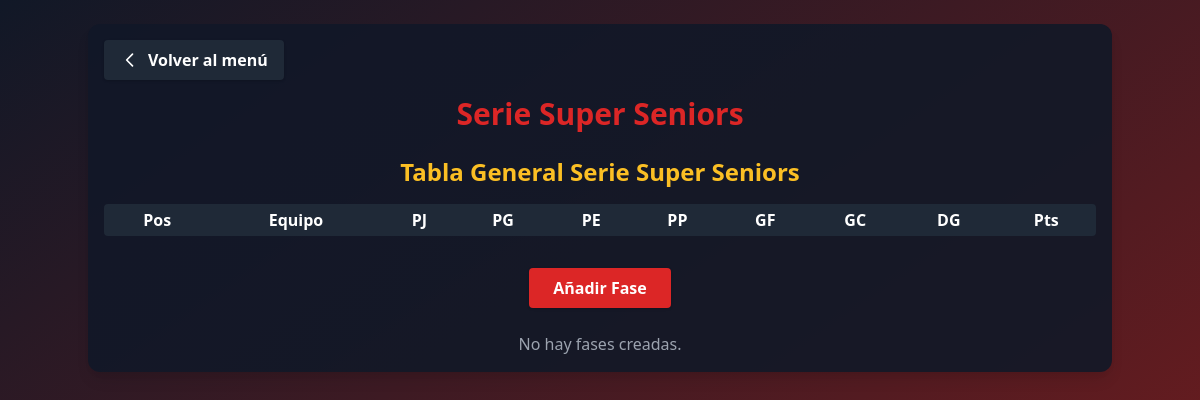
The app's page /menu/serie_super_seniors/, older data.
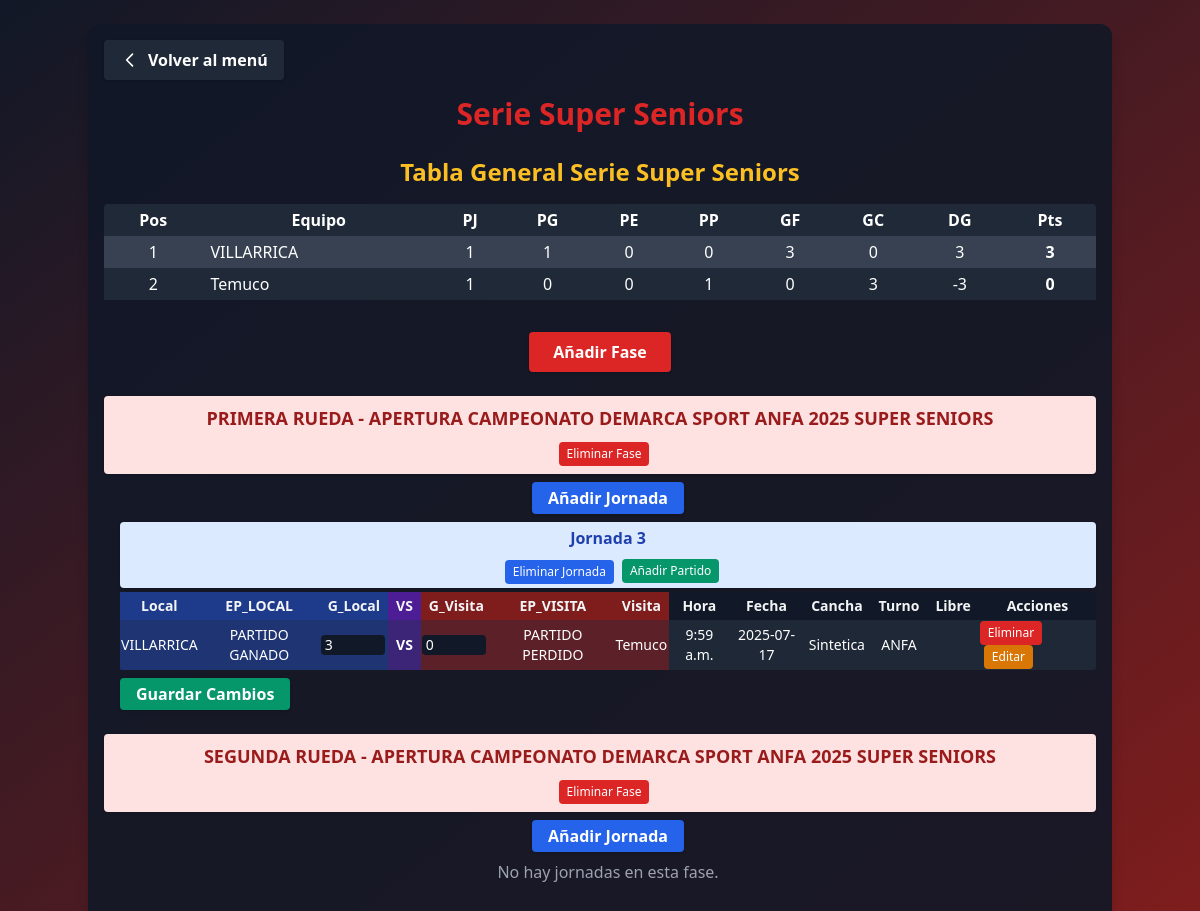
The same page, newer data.
### app_main/models.py (models this page shows, shortened)
class Clubes(models.Model):
    club = models.CharField(max_length=100, unique=True)
    super_seniors = models.BooleanField(default=False)
    seniors = models.BooleanField(default=False)
    honor = models.BooleanField(default=False)
    segunda_honor = models.BooleanField(default=False)
    juveniles = models.BooleanField(default=False)
    primera_infantil = models.BooleanField(default=False)
    segunda_infantil = models.BooleanField(default=False)
    tercera_infantil = models.BooleanField(default=False)
    femenino = models.BooleanField(default=False)
    def __str__(self):
        return self.club

class Fase(models.Model):
    nombre = models.CharField(max_length=100, unique=True)

class Jornada(models.Model):
    fase = models.ForeignKey(Fase, on_delete=models.CASCADE, related_name='jornadas')
    nombre = models.CharField(max_length=100)

class SerieSuperSeniors(models.Model):
    ESTADO_PARTIDO_CHOICES = [
        ('PARTIDO GANADO', 'PARTIDO GANADO'),
        ('PARTIDO EMPATADO', 'PARTIDO EMPATADO'),
        ('PARTIDO PERDIDO', 'PARTIDO PERDIDO'),
    ]
    jornada = models.ForeignKey(Jornada, on_delete=models.CASCADE, related_name='partidos_super_seniors')
    equipo_local = models.ForeignKey('Clubes', on_delete=models.CASCADE, related_name='partidos_local_super_seniors')
    estado_partido_local = models.CharField(max_length=50, choices=ESTADO_PARTIDO_CHOICES)
    goles_local = models.PositiveSmallIntegerField()
    goles_visita = models.PositiveSmallIntegerField()
    estado_partido_visita = models.CharField(max_length=50, choices=ESTADO_PARTIDO_CHOICES)
    equipo_visita = models.ForeignKey('Clubes', on_delete=models.CASCADE, related_name='partidos_visita_super_seniors')
    horario = models.TimeField(null=True, blank=True)
    fecha = models.DateField(null=True, blank=True)
    cancha = models.CharField(max_length=100, blank=True, default="")
    turno = models.CharField(max_length=50)
    libre = models.CharField(max_length=100, blank=True, default="")

### app_main/views.py (the view, shortened to what this page needs)
# urls.py: path('serie_super_seniors/', views.serie_super_seniors, name='serie_super_seniors'),
def serie_super_seniors(request):
    fases = Fase.objects.filter(nombre__icontains="SUPER SENIORS").prefetch_related('jornadas__partidos_super_seniors')
    clubes = Clubes.objects.all()
    jornadas = Jornada.objects.all()
    tablero_general = calcular_tablero_general_super_seniors()
    return render(request, 'serie_super_seniors.html', {
        'fases': fases,
        'clubes': clubes,
        'jornadas': jornadas,
        'estado_choices': SerieSuperSeniors.ESTADO_PARTIDO_CHOICES,
        'tablero_general': tablero_general,
    })

### app_main/templates/serie_super_seniors.html (shortened to what the changed rows need)
<!DOCTYPE html>
<html>
<head>
    <link href="https://cdn.jsdelivr.net/npm/tailwindcss@2.2.19/dist/tailwind.min.css" rel="stylesheet"/>
</head>
<body class="bg-gradient-to-br from-gray-900 to-red-900 min-h-screen text-gray-100">
    <div class="container mx-auto p-4 bg-gray-900 bg-opacity-90 rounded-xl shadow-lg mt-6">
        <div class="flex items-center mb-4">
            <a href="{% url 'menu' %}" class="bg-gray-800 hover:bg-gray-700 text-white font-bold py-2 px-4 rounded shadow transition flex items-center">
            </a>
        </div>
        <h1 class="text-3xl font-extrabold text-red-600 mb-6 text-center drop-shadow">Serie Super Seniors</h1>
        <h2 class="text-2xl font-bold text-center text-yellow-400 mb-4">Tabla General Serie Super Seniors</h2>
        <div class="w-full mb-8">
            <div class="overflow-x-auto">
                <table class="min-w-full bg-gray-800 text-white rounded">
                    <thead>
                        <tr>
                            <th class="px-2 py-1">Pos</th>
                            <th class="px-2 py-1">Equipo</th>
                            <th class="px-2 py-1">PJ</th>
                            <th class="px-2 py-1">PG</th>
                            <th class="px-2 py-1">PE</th>
                            <th class="px-2 py-1">PP</th>
                            <th class="px-2 py-1">GF</th>
                            <th class="px-2 py-1">GC</th>
                            <th class="px-2 py-1">DG</th>
                            <th class="px-2 py-1">Pts</th>
                        </tr>
                    </thead>
                    <tbody>
                        {% for row in tablero_general %}
                        <tr class="{% cycle 'bg-gray-700' 'bg-gray-800' %}">
                            <td class="px-2 py-1 text-center">{{ forloop.counter }}</td>
                            <td class="px-2 py-1">{{ row.equipo }}</td>
                            <td class="px-2 py-1 text-center">{{ row.PJ }}</td>
                            <td class="px-2 py-1 text-center">{{ row.PG }}</td>
                            <td class="px-2 py-1 text-center">{{ row.PE }}</td>
                            <td class="px-2 py-1 text-center">{{ row.PP }}</td>
                            <td class="px-2 py-1 text-center">{{ row.GF }}</td>
                            <td class="px-2 py-1 text-center">{{ row.GC }}</td>
                            <td class="px-2 py-1 text-center">{{ row.DG }}</td>
                            <td class="px-2 py-1 text-center font-bold">{{ row.Pts }}</td>
                        </tr>
                        {% endfor %}
                    </tbody>
                </table>
            </div>
        </div>
        <form method="post" class="mb-6 flex justify-center">
            <button type="submit" name="add_fase" value="1" class="bg-red-600 hover:bg-red-700 text-white font-bold py-2 px-6 rounded shadow transition">Añadir Fase</button>
        </form>
        {% for fase in fases %}
            <div class="bg-red-100 text-red-800 font-bold rounded px-4 py-2 flex flex-col items-center justify-center mb-2 shadow">
                <span class="text-lg text-center w-full">{{ fase.nombre }}</span>
                <div class="flex items-center justify-center mt-2">
                    <form method="post" style="display:inline;">
                        <button type="submit" name="delete_fase" value="{{ fase.id }}" class="ml-2 bg-red-600 hover:bg-red-700 text-white rounded px-2 py-1 text-xs" onclick="return confirm('¿Eliminar esta fase y todas sus jornadas y partidos?')">
                            Eliminar Fase
                        </button>
                    </form>
                </div>
            </div>
            <div class="ml-4 mb-6">
                <form method="post" class="mb-2 flex items-center gap-2 justify-center">
                    <button type="submit" name="add_jornada" value="1" class="bg-blue-600 hover:bg-blue-700 text-white font-bold py-1 px-4 rounded shadow transition">Añadir Jornada</button>
                </form>
                {% for jornada in fase.jornadas.all %}
                    <div class="bg-blue-100 text-blue-800 font-semibold rounded px-3 py-1 flex flex-col items-center justify-center mb-1 shadow">
                        <span class="text-base text-center w-full">{{ jornada.nombre }}</span>
                        <div class="flex items-center justify-center mt-2">
                            <form method="post" style="display:inline;">
                                <button type="submit" name="delete_jornada" value="{{ jornada.id }}" class="ml-2 bg-blue-600 hover:bg-blue-700 text-white rounded px-2 py-1 text-xs" onclick="return confirm('¿Eliminar esta jornada y todos sus partidos?')">
                                    Eliminar Jornada
                                </button>
                            </form>
                            <button type="button" onclick="openModal('{{ jornada.id }}')" class="ml-2 bg-green-600 hover:bg-green-700 text-white rounded px-2 py-1 text-xs">Añadir Partido</button>
                        </div>
                    </div>
                    <form method="post" class="mb-4">
                        <div class="overflow-x-auto">
                        <table class="min-w-full text-xs md:text-sm bg-gray-800 rounded shadow">
                            <thead>
                                <tr>
                                    <th class="px-2 py-1 bg-blue-900">Local</th>
                                    <th class="px-2 py-1 bg-blue-900">EP_LOCAL</th>
                                    <th class="px-2 py-1 bg-blue-900">G_Local</th>
                                    <th class="px-2 py-1 bg-purple-900">VS</th>
                                    <th class="px-2 py-1 bg-red-900">G_Visita</th>
                                    <th class="px-2 py-1 bg-red-900">EP_VISITA</th>
                                    <th class="px-2 py-1 bg-red-900">Visita</th>
                                    <th class="px-2 py-1 bg-gray-900">Hora</th>
                                    <th class="px-2 py-1 bg-gray-900">Fecha</th>
                                    <th class="px-2 py-1 bg-gray-900">Cancha</th>
                                    <th class="px-2 py-1 bg-gray-900">Turno</th>
                                    <th class="px-2 py-1 bg-gray-900">Libre</th>
                                    <th class="px-2 py-1 bg-gray-900">Acciones</th>
                                </tr>
                            </thead>
                            <tbody>
                                {% for sh in jornada.partidos_super_seniors.all %}
                                <tr>
                                    <td class="text-center text-white bg-blue-800 bg-opacity-50">{{ sh.equipo_local.club }}</td>
                                    <td class="text-center text-white bg-blue-800 bg-opacity-50">{{ sh.estado_partido_local }}</td>
                                    <td class="bg-blue-800 bg-opacity-50">
                                        <input type="number" name="goles_local_{{ sh.id }}" value="{{ sh.goles_local }}" min="0" class="bg-gray-900 text-white rounded w-16 px-1">
                                    </td>
                                    <td class="text-center text-white bg-purple-800 bg-opacity-50 font-bold">VS</td>
                                    <td class="bg-red-800 bg-opacity-50">
                                        <input type="number" name="goles_visita_{{ sh.id }}" value="{{ sh.goles_visita }}" min="0" class="bg-gray-900 text-white rounded w-16 px-1">
                                    </td>
                                    <td class="text-center text-white bg-red-800 bg-opacity-50">{{ sh.estado_partido_visita }}</td>
                                    <td class="text-center text-white bg-red-800 bg-opacity-50">{{ sh.equipo_visita.club }}</td>
                                    <td class="text-center text-white bg-gray-800 bg-opacity-50">{{ sh.horario }}</td>
                                    <td class="text-center text-white bg-gray-800 bg-opacity-50">{{ sh.fecha|date:'Y-m-d' }}</td>
                                    <td class="text-center text-white bg-gray-800 bg-opacity-50">{{ sh.cancha }}</td>
                                    <td class="text-center text-white bg-gray-800 bg-opacity-50">{{ sh.turno }}</td>
                                    <td class="text-center text-white bg-gray-800 bg-opacity-50">{{ sh.libre }}</td>
                                    <td class="bg-gray-800 bg-opacity-50">
                                        <button type="submit" name="delete_row" value="{{ sh.id }}" class="bg-red-600 hover:bg-red-700 text-white rounded px-2 py-1 text-xs" onclick="return confirm('¿Eliminar este partido?')">Eliminar</button>
                                        <button type="button" onclick="openEditModal('{{ sh.id }}', '{{ sh.equipo_local.id }}', '{{ sh.equipo_visita.id }}', '{{ sh.horario|time:'H:i' }}', '{{ sh.fecha|date:'Y-m-d' }}', '{{ sh.cancha }}', '{{ sh.turno }}', '{{ sh.libre }}')" class="bg-yellow-600 hover:bg-yellow-700 text-white rounded px-2 py-1 text-xs ml-1">Editar</button>
                                    </td>
                                </tr>
                                {% empty %}
                                <tr><td colspan="12" class="text-center text-gray-400">No hay partidos en esta jornada.</td></tr>
                                {% endfor %}
                            </tbody>
                        </table>
                        </div>
                        <button type="submit" class="mt-2 bg-green-600 hover:bg-green-700 text-white font-bold py-1 px-4 rounded shadow transition">Guardar Cambios</button>
                    </form>
                {% empty %}
                    <div class="text-gray-400 mb-4 text-center">No hay jornadas en esta fase.</div>
                {% endfor %}
            </div>
        {% empty %}
            <div class="text-gray-400 text-center">No hay fases creadas.</div>
        {% endfor %}
    </div>
</body>
</html>

Row changes from the older to the newer data that the page shows:
now on this page (row unchanged): Clubes: equipo "VILLARRICA", PJ "1", PG "1", PE "0", PP "0", GF "3", GC "0", DG "3", Pts "3"
now on this page (row unchanged): Clubes: equipo "Temuco", PJ "1", PG "0", PE "0", PP "1", GF "0", GC "3", DG "-3", Pts "0"
added Fase: nombre "PRIMERA RUEDA - APERTURA CAMPEONATO DEMARCA SPORT ANFA 2025 SUPER SENIORS", {{ fase.id }} 9 (drawn)
added Jornada: nombre "Jornada 3", {{ jornada.id }} 4 (drawn)
added SerieSuperSeniors: equipo_local.club "VILLARRICA", estado_partido_local "PARTIDO GANADO", goles_local "3", goles_visita "0", estado_partido_visita "PARTIDO PERDIDO", equipo_visita.club "Temuco", horario "9:59 a.m.", fecha "2025-07-17", cancha "Sintetica", turno "ANFA", {{ sh.id }} 1 (drawn)
added Fase: nombre "SEGUNDA RUEDA - APERTURA CAMPEONATO DEMARCA SPORT ANFA 2025 SUPER SENIORS", {{ fase.id }} 10 (drawn)
Text that changed along with them:
text no longer shown: "No hay fases creadas."
